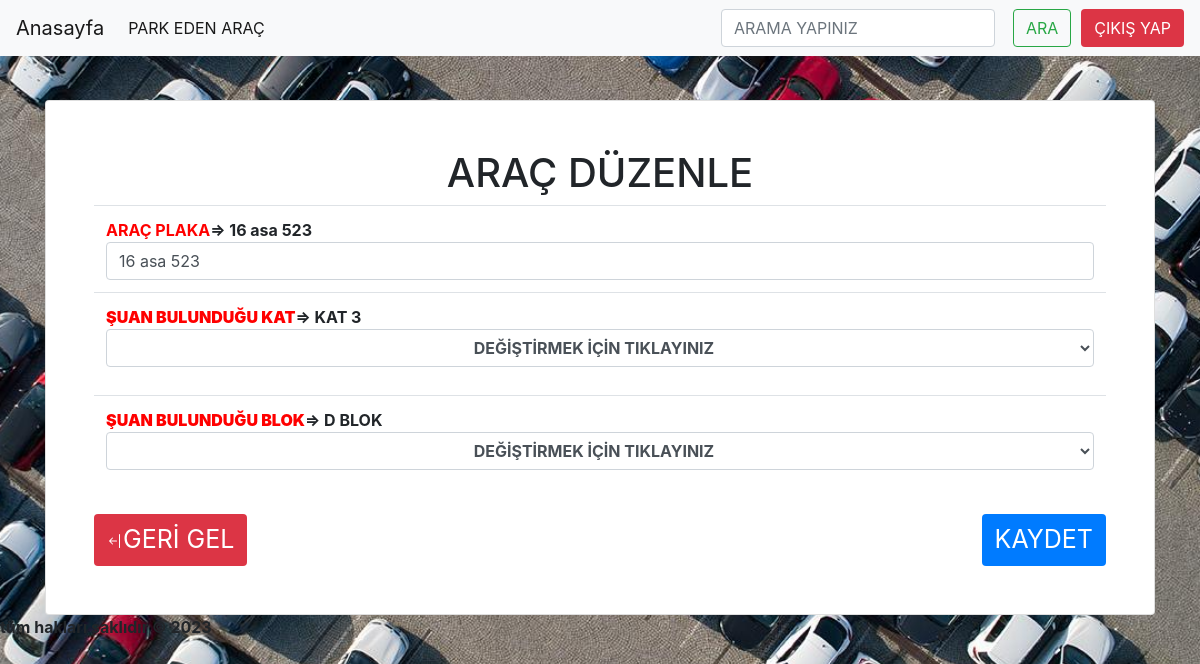
/otopark_otomasyonu/admin/duzenle.php?id=14 (signed in), run on the app's committed database.
### tables this page shows
CREATE TABLE IF NOT EXISTS `arac_kayit` (
  `arac_id` int(11) NOT NULL AUTO_INCREMENT,
  `arac_plaka` varchar(30) NOT NULL,
  `arac_kat` varchar(30) NOT NULL,
  `arac_blok` varchar(30) NOT NULL,
  `arac_giris_tarih` datetime NOT NULL DEFAULT CURRENT_TIMESTAMP,
  `arac_cikis_tarih` varchar(55) DEFAULT NULL,
  PRIMARY KEY (`arac_id`)
);

### otopark_otomasyonu/admin/duzenle.php (the view, shortened to what this page needs)
<?php include 'header.php';?>
<div style="witdh:75px; margin-top:20px;" class="container">
<?php
$duzenle = $db -> query("SELECT * FROM arac_kayit WHERE arac_id=".(int)$_GET['id']);
$sonuc = $duzenle -> fetch(PDO::FETCH_ASSOC);
 ?>
<div class="card p-5">
    <form action="" method="post">
        <table class="table">
            <tr>
                <h1 class="text-center">ARAÇ DÜZENLE</h1>
                <td> <b style="color:red;">ARAÇ PLAKA</b><b>=> <?php  echo $sonuc['arac_plaka'] ?> </b>
                <input type="text" name="arac_plaka" class="form-control"value="<?php echo $sonuc['arac_plaka'] ?>"></td>
            </tr>
            <tr>
                <td>
                    <b> <b style="color:red";>ŞUAN BULUNDUĞU KAT</b>=> <?php echo $sonuc['arac_kat'] ?> </b>
                    <div class="mb-3">
                    <select name="arac_kat"class="form-control text-center mb-3" style="font-weight:bold;font-size22px;"><br>
                <option value="<?php echo $sonuc['arac_kat'] ?>">DEĞİŞTİRMEK İÇİN TIKLAYINIZ</option>
            </select>
                    </div>
                </td>
            </tr>
            <tr>
                <td>
                    <b> <b style="color:red";>ŞUAN BULUNDUĞU BLOK</b>=> <?php  echo $sonuc['arac_blok'] ?> </b>
                    <div class="mb-3">
                    <select name="arac_blok"class="form-control text-center mb-3" style="font-weight:bold;font-size22px;"><br>
                <option value= "<?php  echo $sonuc['arac_blok'] ?>">DEĞİŞTİRMEK İÇİN TIKLAYINIZ</option>
            </select>
                    </div>
                </td>
            </tr>
        </table>
        <button type="submit" name="gerigel" class="btn bg-danger" style="color:white; font-size:25px; ">GERİ GEL</button>
<button type="submit" class="btn bg-primary"name="kaydet" style="color:white; font-size:25px; float:right;">KAYDET</button>
    </form>
</div>
</div>
<?php include 'footer.php';?>

### otopark_otomasyonu/admin/stil.css (style rules this page uses)
body { background-image: url(/otopark_otomasyonu/img/resimm.jpg); background-repeat: no-repeat; background-position: center center; background-attachment: fixed; background-size: cover; }

### data on the page
arac_kayit: arac_plaka "16 asa 523", arac_kat "KAT 3", arac_blok "D BLOK"
